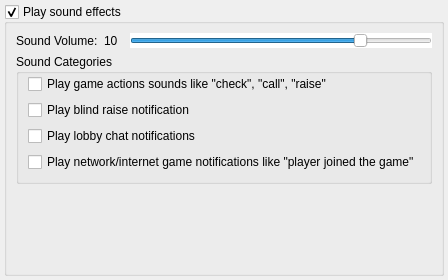
       <widget class="QWidget" name="page_sound">
        <layout class="QGridLayout">
         <property name="leftMargin">
          <number>4</number>
         </property>
         <property name="topMargin">
          <number>4</number>
         </property>
         <property name="rightMargin">
          <number>4</number>
         </property>
         <property name="bottomMargin">
          <number>4</number>
         </property>
         <property name="spacing">
          <number>0</number>
         </property>
         <item row="0" column="0">
          <widget class="QGroupBox" name="groupBox_playSoundEffects">
           <property name="title">
            <string>Play sound effects</string>
           </property>
           <property name="checkable">
            <bool>true</bool>
           </property>
           <property name="checked">
            <bool>true</bool>
           </property>
           <layout class="QGridLayout">
            <item row="0" column="0">
             <layout class="QHBoxLayout">
              <property name="spacing">
               <number>6</number>
              </property>
              <property name="leftMargin">
               <number>0</number>
              </property>
              <property name="topMargin">
               <number>0</number>
              </property>
              <property name="rightMargin">
               <number>0</number>
              </property>
              <property name="bottomMargin">
               <number>0</number>
              </property>
              <item>
               <widget class="QLabel" name="label_soundvol">
                <property name="text">
                 <string>Sound Volume:</string>
                </property>
               </widget>
              </item>
              <item>
               <widget class="QLabel" name="label_soundVolume">
                <property name="minimumSize">
                 <size>
                  <width>20</width>
                  <height>0</height>
                 </size>
                </property>
                <property name="text">
                 <string>10</string>
                </property>
               </widget>
              </item>
              <item>
               <widget class="QSlider" name="horizontalSlider_soundVolume">
                <property name="palette">
                 <palette>
                  <active>
                   <colorrole role="Button">
                    <brush brushstyle="SolidPattern">
                     <color alpha="255">
                      <red>255</red>
                      <green>255</green>
                      <blue>255</blue>
                     </color>
                    </brush>
                   </colorrole>
                   <colorrole role="Base">
                    <brush brushstyle="SolidPattern">
                     <color alpha="255">
                      <red>255</red>
                      <green>255</green>
                      <blue>255</blue>
                     </color>
                    </brush>
                   </colorrole>
                   <colorrole role="Window">
                    <brush brushstyle="SolidPattern">
                     <color alpha="255">
                      <red>255</red>
                      <green>255</green>
                      <blue>255</blue>
                     </color>
                    </brush>
                   </colorrole>
                  </active>
                  <inactive>
                   <colorrole role="Button">
                    <brush brushstyle="SolidPattern">
                     <color alpha="255">
                      <red>255</red>
                      <green>255</green>
                      <blue>255</blue>
                     </color>
                    </brush>
                   </colorrole>
                   <colorrole role="Base">
                    <brush brushstyle="SolidPattern">
                     <color alpha="255">
                      <red>255</red>
                      <green>255</green>
                      <blue>255</blue>
                     </color>
                    </brush>
                   </colorrole>
                   <colorrole role="Window">
                    <brush brushstyle="SolidPattern">
                     <color alpha="255">
                      <red>255</red>
                      <green>255</green>
                      <blue>255</blue>
                     </color>
                    </brush>
                   </colorrole>
                  </inactive>
                  <disabled>
                   <colorrole role="Button">
                    <brush brushstyle="SolidPattern">
                     <color alpha="255">
                      <red>255</red>
                      <green>255</green>
                      <blue>255</blue>
                     </color>
                    </brush>
                   </colorrole>
                   <colorrole role="Base">
                    <brush brushstyle="SolidPattern">
                     <color alpha="255">
                      <red>255</red>
                      <green>255</green>
                      <blue>255</blue>
                     </color>
                    </brush>
                   </colorrole>
                   <colorrole role="Window">
                    <brush brushstyle="SolidPattern">
                     <color alpha="255">
                      <red>255</red>
                      <green>255</green>
                      <blue>255</blue>
                     </color>
                    </brush>
                   </colorrole>
                  </disabled>
                 </palette>
                </property>
                <property name="styleSheet">
                 <string notr="true">background-color: rgb(255, 255, 255);</string>
                </property>
                <property name="minimum">
                 <number>1</number>
                </property>
                <property name="maximum">
                 <number>10</number>
                </property>
                <property name="value">
                 <number>8</number>
                </property>
                <property name="orientation">
                 <enum>Qt::Horizontal</enum>
                </property>
               </widget>
              </item>
             </layout>
            </item>
            <item row="1" column="0">
             <widget class="QGroupBox" name="groupBox_10">
              <property name="title">
               <string>Sound Categories </string>
              </property>
              <layout class="QGridLayout">
               <property name="topMargin">
                <number>0</number>
               </property>
               <item row="0" column="0">
                <widget class="QCheckBox" name="checkBox_playGameActions">
                 <property name="text">
                  <string>Play game actions sounds like &quot;check&quot;, &quot;call&quot;, &quot;raise&quot;</string>
                 </property>
                </widget>
               </item>
               <item row="2" column="0">
                <widget class="QCheckBox" name="checkBox_playLobbyChatNotification">
                 <property name="text">
                  <string>Play lobby chat notifications</string>
                 </property>
                </widget>
               </item>
               <item row="3" column="0">
                <widget class="QCheckBox" name="checkBox_playNetworkGameNotification">
                 <property name="text">
                  <string>Play network/internet game notifications like &quot;player joined the game&quot;</string>
                 </property>
                 <property name="tristate">
                  <bool>false</bool>
                 </property>
                </widget>
               </item>
               <item row="1" column="0">
                <widget class="QCheckBox" name="checkBox_playBlindRaiseSound">
                 <property name="text">
                  <string>Play blind raise notification</string>
                 </property>
                </widget>
               </item>
              </layout>
             </widget>
            </item>
            <item row="2" column="0">
             <spacer name="verticalSpacer_10">
              <property name="orientation">
               <enum>Qt::Vertical</enum>
              </property>
              <property name="sizeHint" stdset="0">
               <size>
                <width>20</width>
                <height>40</height>
               </size>
              </property>
             </spacer>
            </item>
            <item row="3" column="0">
             <spacer name="verticalSpacer_11">
              <property name="orientation">
               <enum>Qt::Vertical</enum>
              </property>
              <property name="sizeHint" stdset="0">
               <size>
                <width>20</width>
                <height>40</height>
               </size>
              </property>
             </spacer>
            </item>
           </layout>
          </widget>
         </item>
        </layout>
       </widget>
